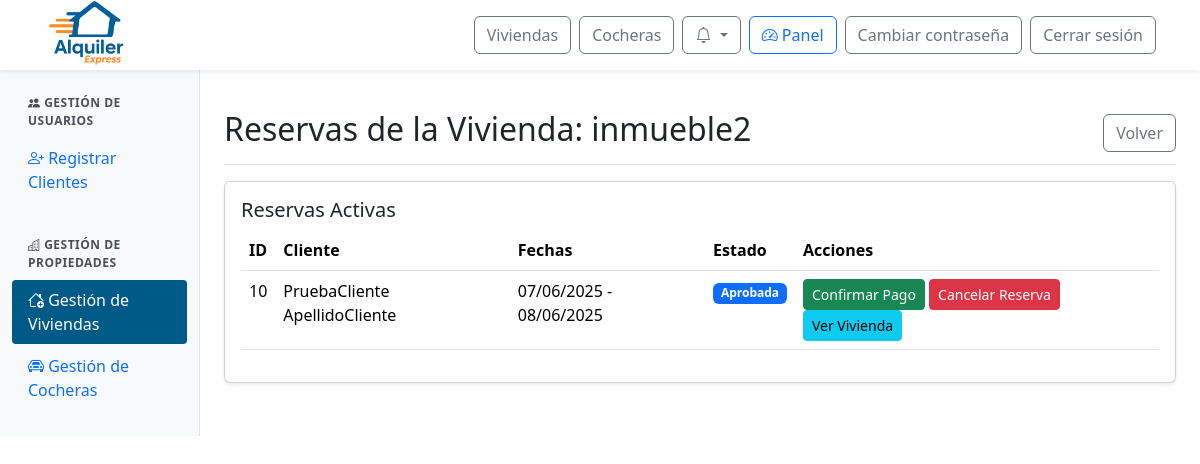
Page /panel/inmuebles/reservas/2/ (signed in) on the earlier database version.
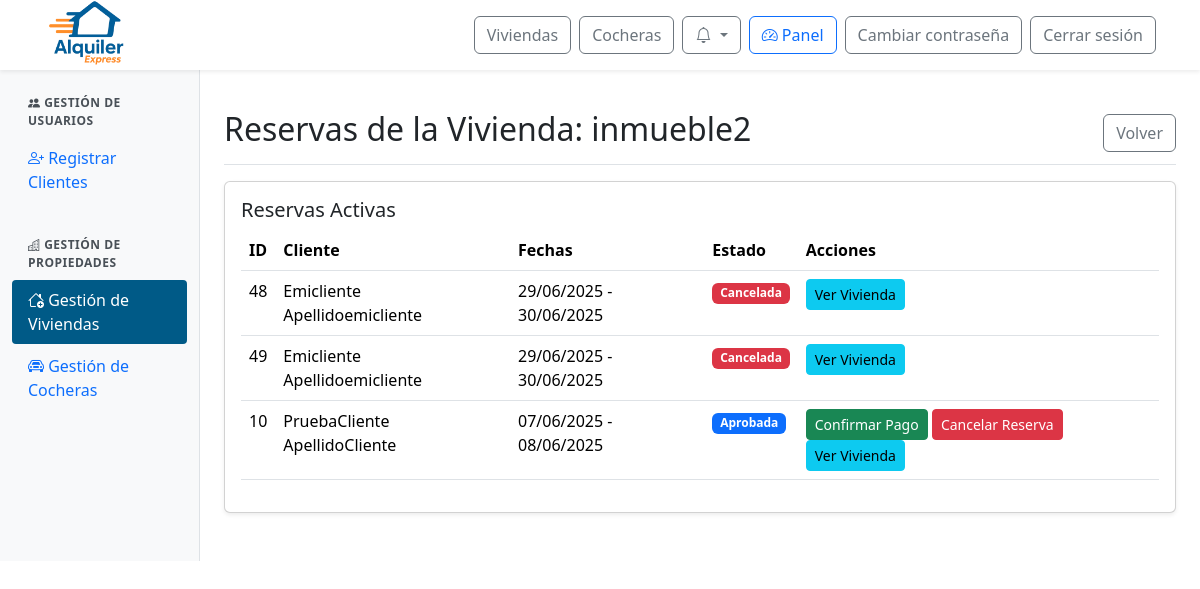
Same page on the later database version.
### web/models.py (models this page shows, shortened)
class Inmueble(models.Model):
    id_inmueble = models.AutoField(primary_key=True)
    nombre = models.CharField(max_length=100, unique=True)
    ubicacion = models.TextField()
    provincia = models.ForeignKey(Provincia, on_delete=models.SET_NULL, null=True)
    ciudad = models.ForeignKey(Ciudad, on_delete=models.SET_NULL, null=True)
    descripcion = models.TextField()
    cantidad_banios = models.IntegerField()
    cantidad_ambientes = models.IntegerField()
    cantidad_camas = models.IntegerField()
    cantidad_huespedes = models.IntegerField()
    precio_por_dia = models.DecimalField(max_digits=10, decimal_places=2)
    politica_cancelacion = models.TextField()
    fecha_publicacion = models.DateField()
    cochera = models.ForeignKey(Cochera, null=True, blank=True, on_delete=models.SET_NULL)
    estado = models.ForeignKey(Estado, on_delete=models.SET_NULL, null=True)
    empleado = models.ForeignKey(Perfil, null=True, blank=True, on_delete=models.SET_NULL)
    minimo_dias_alquiler = models.PositiveIntegerField(default=1, verbose_name="Mínimo de días de alquiler")

class Reserva(models.Model):
    id_reserva = models.AutoField(primary_key=True)
    fecha_inicio = models.DateField()
    fecha_fin = models.DateField()
    precio_total = models.DecimalField(max_digits=10, decimal_places=2)
    estado = models.ForeignKey(Estado, on_delete=models.SET_NULL, null=True)  # Aquí está el estado FK
    inmueble = models.ForeignKey(Inmueble, null=True, blank=True, on_delete=models.SET_NULL)
    cochera = models.ForeignKey(Cochera, null=True, blank=True, on_delete=models.SET_NULL)
    descripcion = models.TextField()

class ClienteInmueble(models.Model):
    id_cliente_inmueble = models.AutoField(primary_key=True)
    cliente = models.ForeignKey(Perfil, on_delete=models.CASCADE)  # FK a Perfil, no Usuario
    inmueble = models.ForeignKey(Inmueble, null=True, blank=True, on_delete=models.SET_NULL)
    cochera = models.ForeignKey(Cochera, null=True, blank=True, on_delete=models.SET_NULL)
    reserva = models.ForeignKey(Reserva, on_delete=models.CASCADE)

class Perfil(models.Model):
    id_perfil = models.AutoField(primary_key=True)
    usuario = models.OneToOneField(User, on_delete=models.CASCADE)
    dni = models.CharField(max_length=20)

class Estado(models.Model):
    id_estado = models.AutoField(primary_key=True)
    nombre = models.CharField(max_length=100)

### web/views.py (the view)
# urls.py: path('panel/inmuebles/reservas/<int:id_inmueble>/', views.admin_inmuebles_reservas, name='admin_inmuebles_reservas'),
@login_required
@user_passes_test(is_admin_or_empleado)
def admin_inmuebles_reservas(request, id_inmueble):
    inmueble = get_object_or_404(Inmueble, id_inmueble=id_inmueble)
    reservas = Reserva.objects.filter(inmueble=inmueble).order_by('-fecha_inicio')
    return render(request, 'admin/admin_inmuebles_reservas.html', {'inmueble': inmueble, 'reservas': reservas})

### web/context_processors.py (called while the page is built)
def notifications(request):
    if request.user.is_authenticated:
        try:
            return {
                'notificaciones': request.user.perfil.notificacion_set.order_by('-fecha_creacion')[:10],
                'notificaciones_no_leidas': request.user.perfil.notificacion_set.filter(leido=False).count()
            }
        except Exception:
            return {}
    return {}

### web/templatetags/user_groups.py (called while the page is built)
@register.filter(name='has_group')
def has_group(user, group_name):
    if not user.is_authenticated:
        return False
    return user.groups.filter(name=group_name).exists()

### web/views.py (called while the page is built)
def is_admin_or_empleado(user):
    return user.is_authenticated and (user.is_staff or user.groups.filter(name="empleado").exists())

### web/templates/admin/admin_inmuebles_reservas.html (shortened to what this page needs)
{% extends 'admin/admin_base.html' %}
{% load static %}
{% block admin_content %}
<div class="d-flex justify-content-between flex-wrap flex-md-nowrap align-items-center pt-3 pb-2 mb-3 border-bottom">
  <h1 class="h2">Reservas de la Vivienda: {{ inmueble.nombre }}</h1>
  <a href="{% url 'admin_inmuebles' %}" class="btn btn-outline-secondary">Volver</a>
</div>
<div class="card shadow-sm mb-4">
  <div class="card-body">
    <h5 class="card-title">Reservas Activas</h5>
    <div class="table-responsive">
      <table class="table table-hover">
        <thead>
          <tr>
            <th>ID</th>
            <th>Cliente</th>
            <th>Fechas</th>
            <th>Estado</th>
            <th>Acciones</th>
          </tr>
        </thead>
        <tbody>
          {% for reserva in reservas %}
          <tr>
            <td>{{ reserva.id_reserva }}</td>
            <td>
              {% with relacion=reserva.clienteinmueble_set.first %}
                {% if relacion and relacion.cliente %}
                  {{ relacion.cliente.usuario.get_full_name|default:relacion.cliente.usuario.username }}
                {% else %}
                  Cliente no disponible
                {% endif %}
              {% endwith %}
            </td>
            <td>{{ reserva.fecha_inicio|date:"d/m/Y" }} - {{ reserva.fecha_fin|date:"d/m/Y" }}</td>
            <td>
              <span class="badge
                {% if reserva.estado.nombre == 'Confirmada' %}bg-success
                {% elif reserva.estado.nombre == 'Cancelada' %}bg-danger
                {% elif reserva.estado.nombre == 'Rechazada' %}bg-secondary
                {% elif reserva.estado.nombre == 'Pagada' %}bg-info
                {% elif reserva.estado.nombre == 'Aprobada' %}bg-primary
                {% elif reserva.estado.nombre == 'Pendiente' %}bg-warning
                {% elif reserva.estado.nombre == 'Finalizada' %}bg-dark
                {% else %}bg-warning{% endif %}">
                {{ reserva.estado.nombre }}
              </span>
            </td>
            <td>
              {% if reserva.estado.nombre == 'Pendiente' %}
                <button class="btn btn-sm btn-success" onclick="cambiarEstado('{{ reserva.id_reserva }}', 'Aprobada')">Aprobar Solicitud</button>
                <button class="btn btn-sm btn-danger" onclick="cambiarEstado('{{ reserva.id_reserva }}', 'Rechazada')">Rechazar Solicitud</button>
              {% elif reserva.estado.nombre == 'Aprobada' %}
                <button class="btn btn-sm btn-success" onclick="cambiarEstado('{{ reserva.id_reserva }}', 'Pagada')">Confirmar Pago</button>
                <button class="btn btn-sm btn-danger" onclick="cambiarEstado('{{ reserva.id_reserva }}', 'Cancelada')">Cancelar Reserva</button>
              {% elif reserva.estado.nombre == 'Pagada' %}
                <button class="btn btn-sm btn-success" onclick="cambiarEstado('{{ reserva.id_reserva }}', 'Confirmada')">Confirmar Totalmente</button>
                <button class="btn btn-sm btn-danger" onclick="cambiarEstado('{{ reserva.id_reserva }}', 'Cancelada')">Cancelar Alquiler</button>
              {% elif reserva.estado.nombre == 'Confirmada' %}
                <button class="btn btn-sm btn-success" onclick="cambiarEstado('{{ reserva.id_reserva }}', 'Finalizada')">Terminar Alquiler</button>
                <button class="btn btn-sm btn-danger" onclick="cambiarEstado('{{ reserva.id_reserva }}', 'Cancelada')">Cancelar Alquiler</button>
              {% endif %}
              <a href="{% url 'detalle_inmueble' inmueble.id_inmueble %}" class="btn btn-sm btn-info">Ver Vivienda</a>
            </td>
          </tr>
          {% empty %}
          <tr>
            <td colspan="5" class="text-center">No hay reservas activas</td>
          </tr>
          {% endfor %}
        </tbody>
      </table>
    </div>
  </div>
</div>
{% endblock %}

### web/templates/admin/admin_base.html (shortened to what this page needs)
{% extends 'base.html' %}
{% load static %}
{% load user_groups %}
{% block extra_css %}
<link href="https://cdn.jsdelivr.net/npm/bootstrap-icons/font/bootstrap-icons.css" rel="stylesheet">
<link rel="stylesheet" href="{% static 'css/admin.css' %}">
{% endblock %}
{% block content %}
<div class="container-fluid" style="margin-top: 70px;">
  <div class="row">
    <nav class="col-md-3 col-lg-2 d-md-block sidebar">
      <div class="position-sticky pt-3">
        {% if user.is_staff or user|has_group:"empleado" %}
        <div class="sidebar-section">
          <div class="sidebar-section-title">
            <i class="bi bi-people-fill"></i> Gestión de Usuarios
          </div>
          <ul class="nav flex-column">
            <li class="nav-item">
              <a class="nav-link {% if request.resolver_match.url_name == 'admin_alta_cliente' %}active{% endif %}"
                  href="{% url 'admin_alta_cliente' %}">
                <i class="bi bi-person-plus"></i> Registrar Clientes
              </a>
            </li>
          </ul>
        </div>
        {% endif %}
        {% if user.is_staff or user|has_group:"empleado" %}
        <div class="sidebar-section">
          <div class="sidebar-section-title">
            <i class="bi bi-buildings"></i> Gestión de Propiedades
          </div>
          <ul class="nav flex-column">
            <li class="nav-item">
              <a class="nav-link {% if request.resolver_match.url_name == 'admin_inmuebles' or request.resolver_match.url_name == 'admin_inmuebles_alta' or 'admin_inmuebles_' in request.resolver_match.url_name %}active{% endif %}"
                href="{% url 'admin_inmuebles' %}">
                <i class="bi bi-house-add"></i> Gestión de Viviendas
              </a>
            </li>
            <li class="nav-item">
              <a class="nav-link {% if request.resolver_match.url_name == 'admin_cocheras' or request.resolver_match.url_name == 'admin_cocheras_alta' or 'admin_cocheras_' in request.resolver_match.url_name %}active{% endif %}"
                href="{% url 'admin_cocheras' %}">
                <i class="bi bi-car-front"></i> Gestión de Cocheras
              </a>
            </li>
          </ul>
        </div>
        {% endif %}
      </div>
    </nav>
    <main id="contenido-principal" class="col-md-9 ms-sm-auto col-lg-10 px-md-4 py-4">
      {% block admin_content %}{% endblock %}
    </main>
  </div>
</div>
{% endblock %}

### web/templates/base.html (shortened to what this page needs)
{% load static %}
{% load user_groups %}
<!DOCTYPE html>
<html lang="es">
<head>
  <link href="https://cdn.jsdelivr.net/npm/bootstrap@5.3.3/dist/css/bootstrap.min.css" rel="stylesheet">
  <link href="https://cdn.jsdelivr.net/npm/bootstrap-icons@1.10.5/font/bootstrap-icons.css" rel="stylesheet">
  <link rel="stylesheet" href="https://cdn.jsdelivr.net/npm/sweetalert2@11/dist/sweetalert2.min.css">
  <link rel="stylesheet" href="{% static 'css/global.css' %}">
  <link rel="stylesheet" href="{% static 'css/notification.css' %}">
  {% block extra_css %}{% endblock %}
</head>
<body>
  {% include "partials/_navbar.html" %}
  {% block content %}{% endblock %}
</body>
</html>

### web/templates/partials/_navbar.html (shortened to what this page needs)
{% load static %}
{% load user_groups %}
<nav class="navbar navbar-expand-lg navbar-light bg-white fixed-top shadow-sm px-4">
  <div class="navbar__container container-fluid d-flex align-items-center justify-content-between">
    <div class="d-flex align-items-center me-3">
      <a href="{% url 'index' %}">
        <img src="{% static 'img/logo-alquiler-express-3.png' %}" alt="Logo Alquiler Express" class="navbar__icon">
      </a>
    </div>
    <div class="navbar__buttons d-flex align-items-center ms-3">
      <a href="{% url 'buscar_inmuebles' %}" class="btn btn-outline-secondary me-2">Viviendas</a>
      <a href="{% url 'buscar_cocheras' %}" class="btn btn-outline-secondary me-2">Cocheras</a>
      {% if user.is_authenticated %}
        <div class="dropdown me-2">
          <button class="btn btn-outline-secondary position-relative dropdown-toggle"
                  type="button"
                  id="notificacionesDropdown"
                  data-bs-toggle="dropdown"
                  aria-expanded="false">
            <i class="bi bi-bell"></i>
          </button>
        </div>
        {% if user.is_staff or user|has_group:"empleado" %}
          <a href="{% url 'admin_panel' %}" class="btn btn-outline-primary me-2">
            <i class="bi bi-speedometer2"></i> Panel
          </a>
        {% endif %}
        {% if not user.is_superuser %}
          <a href="{% url 'cambiar_contrasena' %}" class="btn btn-outline-secondary me-2">Cambiar contraseña</a>
        {% endif %}
        <form action="{% url 'logout' %}" method="post" class="d-inline">
          <button type="submit" class="btn btn-outline-secondary me-2">Cerrar sesión</button>
        </form>
      {% else %}
        <a href="{% url 'login' %}" class="btn btn-outline-secondary me-2">Iniciar sesión</a>
        <a href="{% url 'register' %}" class="btn btn-primary">Registrarse</a>
      {% endif %}
    </div>
  </div>
</nav>

### web/static/css/global.css (style rules this page uses)
:root { --color-azul-alquiler: #005A87; --color-naranja-alquiler: #F26A1B; --color-azul-hover: #004466; --color-naranja-hover: #d85b17; }
.navbar { height: 70px; }
.navbar__container { height: 70px; }
.navbar__icon { height: 72px; }

### web/static/css/admin.css (style rules this page uses)
:root { --color-azul-alquiler: #005A87; --color-naranja-alquiler: #F26A1B; --color-azul-hover: #004466; --color-naranja-hover: #d85b17; }
.sidebar-section { margin-bottom: 1.5rem; }
.sidebar-section-title { padding: 0.5rem 1rem; font-weight: 600; color: #495057; text-transform: uppercase; font-size: 0.75rem; letter-spacing: 0.5px; }
.nav-link { padding: 0.5rem 1rem; border-radius: 4px; margin-bottom: 2px; }
.nav-link.active { background-color: #005A87; color: white !important; }
.sidebar { background-color: #f8f9fa; border-right: 1px solid #dee2e6; }

Differences in the rows shown:
added Reserva: id_reserva "48", clienteinmueble_set.first.cliente.usuario.get_full_name "Emicliente Apellidoemicliente", fecha_inicio "29/06/2025", fecha_fin "30/06/2025", estado.nombre "Cancelada"
added Reserva: id_reserva "49", clienteinmueble_set.first.cliente.usuario.get_full_name "Emicliente Apellidoemicliente", fecha_inicio "29/06/2025", fecha_fin "30/06/2025", estado.nombre "Cancelada"
